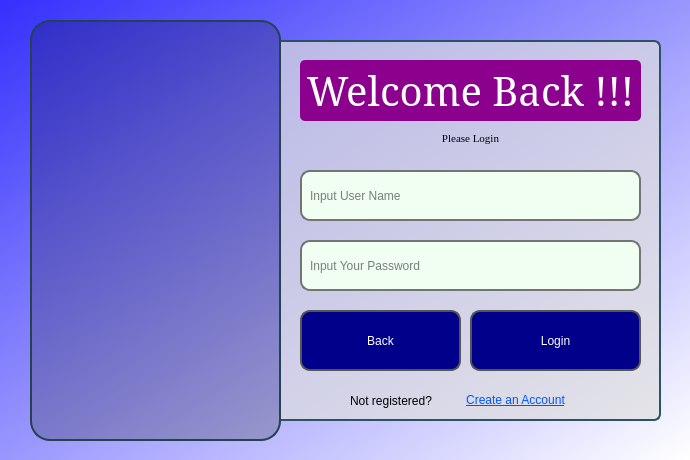
<?xml version="1.0" encoding="UTF-8"?>
<ui version="4.0">
 <class>main</class>
 <widget class="QMainWindow" name="main">
  <property name="geometry">
   <rect>
    <x>0</x>
    <y>0</y>
    <width>690</width>
    <height>460</height>
   </rect>
  </property>
  <property name="minimumSize">
   <size>
    <width>690</width>
    <height>460</height>
   </size>
  </property>
  <property name="maximumSize">
   <size>
    <width>690</width>
    <height>460</height>
   </size>
  </property>
  <property name="windowTitle">
   <string>Login</string>
  </property>
  <property name="windowIcon">
   <iconset>
    <normaloff>../icons/logo.png</normaloff>../icons/logo.png</iconset>
  </property>
  <property name="windowOpacity">
   <double>1.000000000000000</double>
  </property>
  <property name="styleSheet">
   <string notr="true"/>
  </property>
  <widget class="QWidget" name="bgWelcome">
   <property name="styleSheet">
    <string notr="true">QWidget#bgWelcome{
	background-color: qlineargradient(spread:pad, x1:0, y1:0, x2:1, y2:1, stop:0 rgba(5, 0, 255, 0.8), stop:1 rgba(255, 255, 255, 255));
 
}</string>
   </property>
   <widget class="QFrame" name="loginFrame">
    <property name="geometry">
     <rect>
      <x>280</x>
      <y>40</y>
      <width>381</width>
      <height>381</height>
     </rect>
    </property>
    <property name="styleSheet">
     <string notr="true">QWidget#loginFrame{
  background: rgba(222, 222, 222, 0.7);
  border-top-right-radius: 7px;
  border-bottom-right-radius: 7px;
  border-top:2px solid rgba(0, 0, 0, 0);
  border-top-color:rgba(46, 82, 101, 255);
  border-bottom:2px solid rgba(0, 0, 0, 0);
  border-bottom-color:rgba(46, 82, 101, 255);
  border-right:2px solid rgba(0, 0, 0, 0);
  border-right-color:rgba(46, 82, 101, 255);
}

QWidget#loginFrame:hover {
  background: rgba(255, 255, 255, 0.7);
  border-top:2px solid rgba(0, 0, 0, 0);
  border-top-color:rgba(99, 0, 0, 255);
  border-bottom:2px solid rgba(0, 0, 0, 0);
  border-bottom-color:rgba(99, 0, 0, 255);
  border-right:2px solid rgba(0, 0, 0, 0);
  border-right-color:rgba(99, 0, 0, 255);
}
</string>
    </property>
    <property name="frameShape">
     <enum>QFrame::NoFrame</enum>
    </property>
    <property name="frameShadow">
     <enum>QFrame::Plain</enum>
    </property>
    <property name="lineWidth">
     <number>5</number>
    </property>
    <property name="midLineWidth">
     <number>2</number>
    </property>
    <widget class="QPushButton" name="btnUserLogin">
     <property name="geometry">
      <rect>
       <x>190</x>
       <y>270</y>
       <width>171</width>
       <height>61</height>
      </rect>
     </property>
     <property name="styleSheet">
      <string notr="true">QWidget#btnUserLogin {
  background-color: rgb(0, 0, 139);
  color: white;
  border: 2px solid #555555;
  border-radius:10px;
  font: 75 12pt &quot;Times New Roman&quot;;
}

QWidget#btnUserLogin:hover {
  background-color: qlineargradient(spread:pad, x1:0, y1:0.505682, x2:1, y2:0.477, stop:0 rgba(50, 100, 0, 219), stop:1 rgba(47, 124, 247, 219));
  color: white;
}</string>
     </property>
     <property name="text">
      <string>Login</string>
     </property>
    </widget>
    <widget class="QPushButton" name="btnBack">
     <property name="geometry">
      <rect>
       <x>20</x>
       <y>270</y>
       <width>161</width>
       <height>61</height>
      </rect>
     </property>
     <property name="styleSheet">
      <string notr="true">QWidget#btnBack {
  background-color: rgb(0, 0, 139);
  color: white;
  border: 2px solid #555555;
  border-radius:10px;
  font: 75 12pt &quot;Times New Roman&quot;;

}

QWidget#btnBack:hover {
  background-color: qlineargradient(spread:pad, x1:0, y1:0.505682, x2:1, y2:0.477, stop:0 rgba(50, 100, 0, 219), stop:1 rgba(47, 124, 247, 219));
  color: white;
}</string>
     </property>
     <property name="text">
      <string>Back</string>
     </property>
    </widget>
    <widget class="QLabel" name="lblWelcome">
     <property name="geometry">
      <rect>
       <x>20</x>
       <y>20</y>
       <width>341</width>
       <height>61</height>
      </rect>
     </property>
     <property name="font">
      <font>
       <family>Garamond</family>
       <pointsize>30</pointsize>
       <weight>9</weight>
       <italic>false</italic>
       <bold>false</bold>
      </font>
     </property>
     <property name="styleSheet">
      <string notr="true">QWidget#lblWelcome{
	font: 9pt &quot;Georgia&quot;;
	font: 75 30pt &quot;Garamond&quot;;
	
	color: rgb(255, 255, 255);
	
	background-color:rgb(139, 0, 140);
	border-radius: 5px;
}</string>
     </property>
     <property name="text">
      <string>Welcome Back !!!</string>
     </property>
     <property name="alignment">
      <set>Qt::AlignCenter</set>
     </property>
    </widget>
    <widget class="QLabel" name="lblLoginTimer">
     <property name="geometry">
      <rect>
       <x>10</x>
       <y>90</y>
       <width>361</width>
       <height>16</height>
      </rect>
     </property>
     <property name="font">
      <font>
       <family>Times New Roman</family>
       <pointsize>8</pointsize>
       <weight>50</weight>
       <italic>false</italic>
       <bold>false</bold>
      </font>
     </property>
     <property name="styleSheet">
      <string notr="true">color: rgb(0, 0, 0);
font: 8pt &quot;Times New Roman&quot;;
background: rgba(255, 255, 255, 0.0);</string>
     </property>
     <property name="text">
      <string>Please Login</string>
     </property>
     <property name="alignment">
      <set>Qt::AlignCenter</set>
     </property>
    </widget>
    <widget class="QLineEdit" name="txtUserName">
     <property name="geometry">
      <rect>
       <x>20</x>
       <y>130</y>
       <width>341</width>
       <height>51</height>
      </rect>
     </property>
     <property name="styleSheet">
      <string notr="true">QWidget#txtUserName {
  background-color: rgb(240, 255, 242);
  color: black;
  border: 2px solid #747474;
  border-radius:10px;
  font: 15pt &quot;Times New Roman&quot;;
  padding-left: 6px;

}

QWidget#txtUserName:hover {
  background-color: rgb(201, 255, 210);
  color: black;
}
	</string>
     </property>
     <property name="placeholderText">
      <string>Input User Name</string>
     </property>
    </widget>
    <widget class="QLineEdit" name="txtPassword">
     <property name="geometry">
      <rect>
       <x>20</x>
       <y>200</y>
       <width>341</width>
       <height>51</height>
      </rect>
     </property>
     <property name="styleSheet">
      <string notr="true">QWidget#txtPassword {
 background-color: rgb(240, 255, 242);
  color: black;
  border: 2px solid #747474;
  border-radius:10px;
  font: 15pt &quot;Times New Roman&quot;;
  padding-left: 6px;

}

QWidget#txtPassword:hover {
 background-color: rgb(201, 255, 210);
  color: black;
}
	</string>
     </property>
     <property name="placeholderText">
      <string>Input Your Password</string>
     </property>
    </widget>
    <widget class="QLabel" name="label_2">
     <property name="geometry">
      <rect>
       <x>70</x>
       <y>350</y>
       <width>121</width>
       <height>21</height>
      </rect>
     </property>
     <property name="styleSheet">
      <string notr="true">font: 75 10pt &quot;Times New Roman&quot;;</string>
     </property>
     <property name="text">
      <string>Not registered? </string>
     </property>
    </widget>
    <widget class="QLabel" name="label_Create">
     <property name="geometry">
      <rect>
       <x>180</x>
       <y>350</y>
       <width>111</width>
       <height>21</height>
      </rect>
     </property>
     <property name="text">
      <string>&lt;html&gt;&lt;head/&gt;&lt;body&gt;&lt;p align=&quot;center&quot;&gt;&lt;span style=&quot; text-decoration: underline; color:#0055ff;&quot;&gt;Create an Account&lt;/span&gt;&lt;/p&gt;&lt;/body&gt;&lt;/html&gt;</string>
     </property>
     <property name="textFormat">
      <enum>Qt::RichText</enum>
     </property>
    </widget>
   </widget>
   <widget class="QLabel" name="frameImage">
    <property name="geometry">
     <rect>
      <x>30</x>
      <y>20</y>
      <width>251</width>
      <height>421</height>
     </rect>
    </property>
    <property name="styleSheet">
     <string notr="true">QWidget#frameImage {
background-image: url(C:/Users/asus/Documents/Alox/Computer Vision/Skripsi2/PyQT5/icons/bg.jpg); 
background-repeat: no-repeat; 
background-position: center;
border-radius: 20px;
border:2px solid rgba(0, 0, 0, 0);
border-top-color:rgba(46, 82, 101, 255);
border-left-color:rgba(46, 82, 101, 255);
border-right-color:rgba(46, 82, 101, 255);
border-bottom-color:rgba(46, 82, 101, 255);
padding-bottom:7px;
}
</string>
    </property>
    <property name="text">
     <string/>
    </property>
   </widget>
   <widget class="QFrame" name="frameCover">
    <property name="geometry">
     <rect>
      <x>30</x>
      <y>20</y>
      <width>251</width>
      <height>421</height>
     </rect>
    </property>
    <property name="styleSheet">
     <string notr="true">QWidget#frameCover {
 background-color: rgba(0, 0, 0, 0.2);
border-radius: 20px;
}

QWidget#frameCover:hover {
  background-color: rgba(0, 0, 0, 0.0);
}
</string>
    </property>
    <property name="frameShape">
     <enum>QFrame::StyledPanel</enum>
    </property>
    <property name="frameShadow">
     <enum>QFrame::Raised</enum>
    </property>
   </widget>
  </widget>
  <widget class="QMenuBar" name="menubar">
   <property name="geometry">
    <rect>
     <x>0</x>
     <y>0</y>
     <width>690</width>
     <height>26</height>
    </rect>
   </property>
  </widget>
 </widget>
 <resources/>
 <connections/>
</ui>
